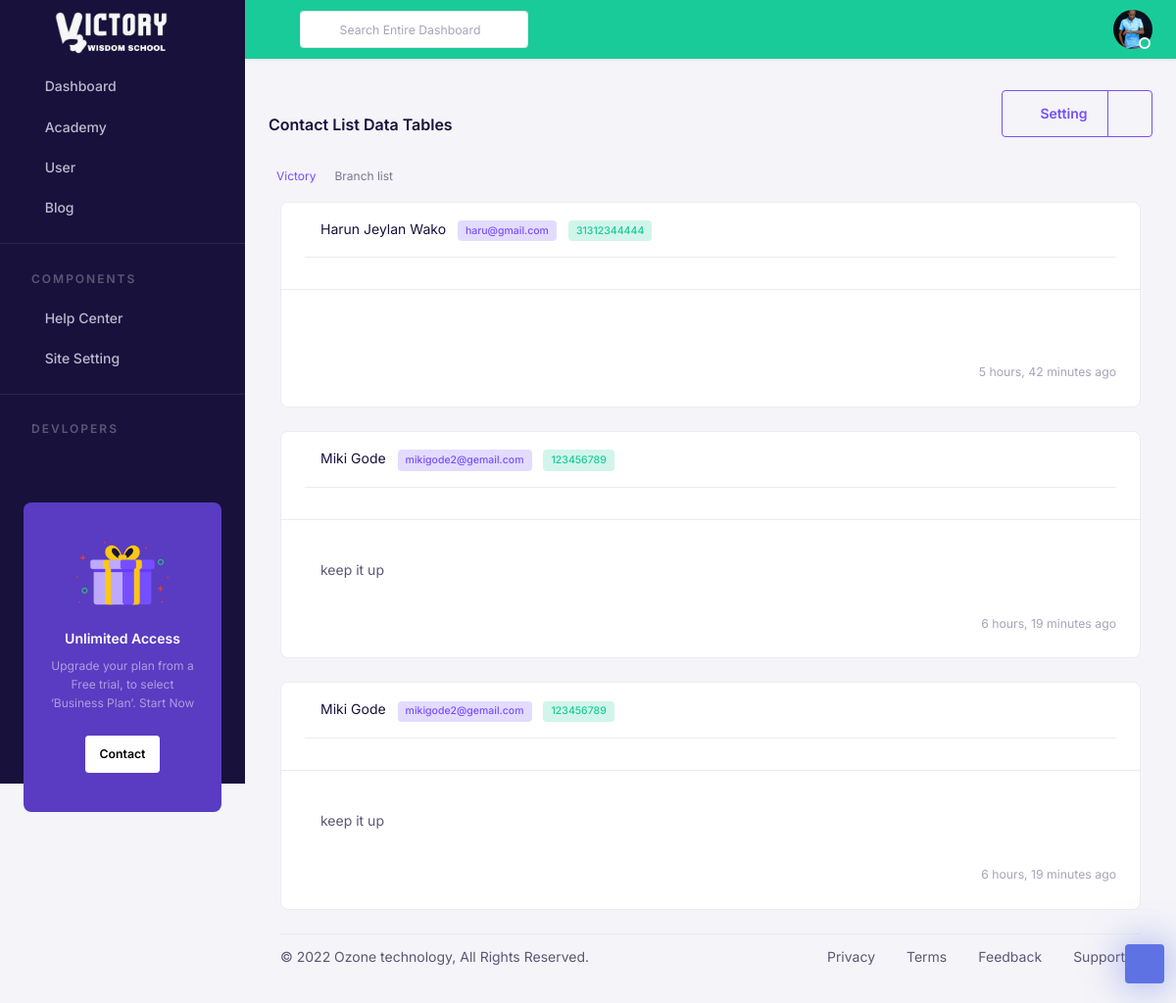
The page /contact_list/ (signed in) on the database its author committed.
### main/models.py (models this page shows, shortened)
class GeneralSetting(models.Model):
    site_name = models.CharField(max_length=200, help_text="Enter your website name below")
    site_description = models.TextField(help_text="The site title might be the name of your company or organization, or a brief description of the organization, or a combination of the two.")
    logo=models.ImageField(upload_to="main/images", help_text="Upload your website logo - 120 x 40 ")
    favicon = models.ImageField(upload_to="main/images", help_text="Upload your website favicon - Standard for most desktop browsers. 32×32")
    created = models.DateTimeField(auto_now_add=True)
    updated = models.DateTimeField(auto_now=True)

### accounts/models.py (models this page shows, shortened)
class User(AbstractUser):
    username_validator = UnicodeUsernameValidator()
    email_validator = EmailValidator()
    about = models.TextField(null=True, blank=True)
    bio = models.TextField(null=True, blank=True)
    birth_date = models.DateField(null=True)
    email = models.EmailField(unique=True, validators = [email_validator])
    username = models.CharField(
        max_length=191,
        validators = [username_validator],
        help_text="Required. 150 characters or fewer. Usernames may contain alphanumeric, _, @, +, . and - characters.",
        unique=True,null=True, blank=True
    )
    USERNAME_FIELD = "email"
    REQUIRED_FIELDS = ['username']
    GENDER_CHOICE = (
        ("male", "Male"),
        ("female", "Female"),
    )
    gender = models.CharField(choices=GENDER_CHOICE, max_length=10)
    def get_profile_image(self):
        image = self.userimage_set.order_by("-updated", "-created").filter(role = "profile_image")
        if image.exists():
            return image.first().image
        else:
            return None
    class Meta:
        verbose_name = "user"
        ordering = ["-date_joined"]

class UserImage(models.Model):
    user = models.ForeignKey(User, on_delete=models.CASCADE)
    image = models.ImageField(upload_to='user/images')
    created = models.DateTimeField(auto_now_add=True)
    updated = models.DateTimeField(auto_now=True)
    about = models.TextField(null=True, blank=True)
    ROLE_CHOICE = (
        ("profile_image", "Profile Image"),
        ("cover_image", "Cover Image"),
        ("gallery_image", "Gallery Image"),
    )
    role = models.CharField(choices=ROLE_CHOICE, default="gallery_image", max_length=15)
    class Meta:
        ordering = ["-updated", "-created"]

### home/models.py (models this page shows, shortened)
class Contact(models.Model):
    first_name = models.CharField(max_length=100)
    last_name = models.CharField(max_length=100)
    email = models.EmailField()
    phone_number = models.CharField(max_length=20)
    message = models.TextField(null=True, blank=True)
    date_time = models.DateTimeField(auto_now_add=True)
    created = models.DateTimeField(auto_now_add=True)
    class Meta:
        ordering = ["-created"]

### home/views.py (the view)
# urls.py: path("contact_list/", views.contact_list, name="contact_list"),
def contact_list(request):
  contacts = Contact.objects.all()
  context = {"contacts":contacts}
  return render(request, "home/admin/contact_list.html", context)

### main/templatetags/myflatpage.py (called while the page is built)
@register.simple_tag(name="general_setting")
def general_setting():
    return GeneralSetting.objects.first()

### home/templates/home/admin/contact_list.html (shortened to what this page needs)
{% extends 'base/admin/base.html' %}
{% load static %}
{% block admin_content %}
     <div class="row pt-2 pb-2">
        <div class="col-sm-9">
		    <h4 class="page-title  pt-4 pb-3">Contact List Data Tables</h4>
		    <ol class="breadcrumb  bg-light p-2">
                <li class="breadcrumb-item"><a href="javaScript:void();">Victory</a></li>
                <li class="breadcrumb-item active" aria-current="page">Branch list</li>
            </ol>
	   </div>
	   <div class="col-sm-3">
       <div class="btn-group float-sm-right">
        <button type="button" class="btn btn-outline-primary waves-effect waves-light"><i class="fa fa-cog mr-1"></i> Setting</button>
        <button type="button" class="btn btn-outline-primary dropdown-toggle dropdown-toggle-split waves-effect waves-light" data-toggle="dropdown">
        </button>
      </div>
     </div>
     </div>
<div class="container">
    {% for contact in contacts %}
        <div class="card mb-3 card-bordered mb-4 card-hover" >
            <div class="card-header  border-light-3">
                <span class="text-inherit ms-3">{{contact.first_name|title}} {{contact.last_name|title}}</span>
                <span class="badge bg-light-primary text-primary ms-2">{{contact.email}}</span>
                <span class="badge bg-light-success text-success ms-2">{{contact.phone_number}}</span>
                <div class="card-action">
                    <div class="dropdown">
                        <a href="javascript:void();" class="dropdown-toggle dropdown-toggle-nocaret" data-toggle="dropdown">
                        <i class="icon-options "></i>
                        </a>
                    </div>
                </div>
            <hr>
            </div>
            <div class="row g-0">
            <div class="col-12">
                <div class="card-body">
                <p class="card-text p-3">{{contact.message}}</p>
                <p class="card-text text-end"><small class="text-muted">{{contact.date_time|timesince}} ago</small></p>
                </div>
            </div>
            </div>
        </div>
    {% endfor %}
</div>
 {% endblock admin_content %}

### templates/base/admin/sidebar2.html (shortened to what this page needs)
{% load static %}
{% load myflatpage %}
{% general_setting as generalSetting %}
  <nav class="navbar-vertical navbar navbar-dark bg-dark">
    <div class="vh-100" data-simplebar>
        <div class="row w-100">
            <a class="mx-auto h-100 d-flex justify-content-center" href="{% url 'home' %}">
                <img src="{{generalSetting.logo.url}}" class="dashboard-logo-icon mx-auto"  alt="" />
            </a>
        </div>
        <ul class="navbar-nav flex-column" id="sideNavbar">
            <li class="nav-item">
                <a class="nav-link   collapsed " href="#" data-bs-toggle="collapse"
                    data-bs-target="#navDashboard" aria-expanded="false" aria-controls="navDashboard">
                    <i class="nav-icon fe fe-home me-2"></i> Dashboard
                </a>
            </li>
            <li class="nav-item">
                <a class="nav-link  collapsed " href="#" data-bs-toggle="collapse" data-bs-target="#navAcademy"
                    aria-expanded="false" aria-controls="navAcademy">
                    <i class="nav-icon fe fe-book me-2"></i> Academy
                </a>
            </li>
            <li class="nav-item">
                <a class="nav-link   collapsed " href="#" data-bs-toggle="collapse" data-bs-target="#navProfile"
                    aria-expanded="false" aria-controls="navProfile">
                    <i class="nav-icon fe fe-user me-2"></i> User
                </a>
            </li>
            <li class="nav-item ">
                <a class="nav-link   " href="#" data-bs-toggle="collapse" data-bs-target="#navCMS"
                    aria-expanded="false" aria-controls="navCMS">
                    <i class="nav-icon fe fe-book-open me-2"></i> Blog
                </a>
            </li>
            <li class="nav-item">
                <div class="nav-divider"></div>
            </li>
            <li class="nav-item">
                <div class="navbar-heading">Components</div>
            </li>
            <li class="nav-item">
                <a class="nav-link " href="{% url 'contact_list' %}">
                    <i class="nav-icon fe fe-help-circle me-2"></i> Help Center
                </a>
            </li>
            <li class="nav-item">
                <a class="nav-link  collapsed " href="#" data-bs-toggle="collapse"
                    data-bs-target="#navSiteSetting" aria-expanded="false" aria-controls="navSiteSetting">
                    <i class="nav-icon fe fe-settings me-2"></i> Site Setting
                </a>
            </li>
            <li class="nav-item">
                <div class="nav-divider"></div>
            </li>
            <li class="nav-item">
                <div class="navbar-heading">Devlopers</div>
            </li>
        </ul>
        <div class="card bg-dark-primary shadow-none text-center mx-4 my-8">
            <div class="card-body py-6">
                <img src="{% static 'assets/images/background/giftbox.png' %}" alt="" />
                <div class="mt-4">
                    <h5 class="text-white">Unlimited Access</h5>
                    <p class="text-white-50 fs-6">
                        Upgrade your plan from a Free trial, to select ‘Business Plan’. Start Now
                    </p>
                    <a href="mail:ozonetechnologydev@gmail.com" class="btn btn-white btn-sm mt-2">Contact</a>
                </div>
            </div>
        </div>
    </div>
</nav>

### templates/base/admin/navbar2.html (shortened to what this page needs)
{% load static %}
{% load myflatpage %}
<div class="header">
    <nav class="navbar-default navbar navbar-expand-lg bg-success">
        <a id="nav-toggle" role="button">
            <i class="fe fe-menu text-light"></i>
        </a>
        <div class="ms-lg-3 d-none d-md-none d-lg-block">
            <form class="d-flex align-items-center">
                <span class="position-absolute ps-3 search-icon">
                    <i class="fe fe-search"></i>
                </span>
                <input type="search" class="form-control form-control-sm ps-6"
                    placeholder="Search Entire Dashboard" />
            </form>
        </div>
        <ul class="navbar-nav navbar-right-wrap ms-auto d-flex nav-top-wrap">
            {% if request.user.is_authenticated  %}
            <li class="dropdown ms-2">
              <a class="rounded-circle" href="#" role="button" data-bs-toggle="dropdown" aria-expanded="false">
                <div class="avatar avatar-md avatar-indicators avatar-online">
                  <img alt="avatar" src="{{request.user.get_profile_image.url}}" class="rounded-circle">
                </div>
              </a>
            </li>
          {% else %}
          <div class="ms-auto mt-lg-0">
            <a href="{% url 'login' %}" class="btn btn-sm btn-outline-dark btn-sm ms-3">Sign in</a>
            <a href="{% url 'register' %}" class="btn btn-sm btn-dark btn-sm ms-1">Sign up</a>
          </div>
          {% endif %}
        </ul>
    </nav>
</div>

### static/assets/css/form-control.css (style rules this page uses)
.form-control { -webkit-appearance: none; -moz-appearance: none; appearance: none; background-clip: padding-box; background-color: #fff; border: 1px solid #e8e7ed; border-radius: 0.25rem; color: #18113c; display: block; font-size: 0.875rem; font-weight: 400; line-height: 1.6; padding: .375rem .75rem; transition: border-color 0.15s ease-in-out, box-shadow 0.15s ease-in-out; width: 100%; }
.form-control::placeholder { color: #a8a3b9; opacity: 1; }
.form-control-sm { border-radius: 0.2rem; font-size: 0.765625rem; min-height: calc(1.6em + 1rem + 2px); padding: 0.5rem 0.875rem; }

### static/assets/css/my_style.css (style rules this page uses)
.dashboard-logo-icon { margin-right: 5px; width: 135px; }
.card-action { float: right }
.card-action a i { color:#1a262b; }
.dropdown-toggle::after { width: auto !important; height: auto !important; }
.dropdown-toggle:after { float: right; margin-inline-end: auto; }

### rows shown on the page
GeneralSetting: logo (picture)
User: user.get_profile_image (picture)
Contact: first_name "Harun Jeylan", last_name "Wako", email "haru@gmail.com", phone_number "31312344444", date_time "5 hours, 42 minutes"
Contact: first_name "Miki", last_name "Gode", email "mikigode2@gemail.com", phone_number "123456789", message "keep it up", date_time "6 hours, 19 minutes"
Contact: first_name "Miki", last_name "Gode", email "mikigode2@gemail.com", phone_number "123456789", message "keep it up", date_time "6 hours, 19 minutes"
